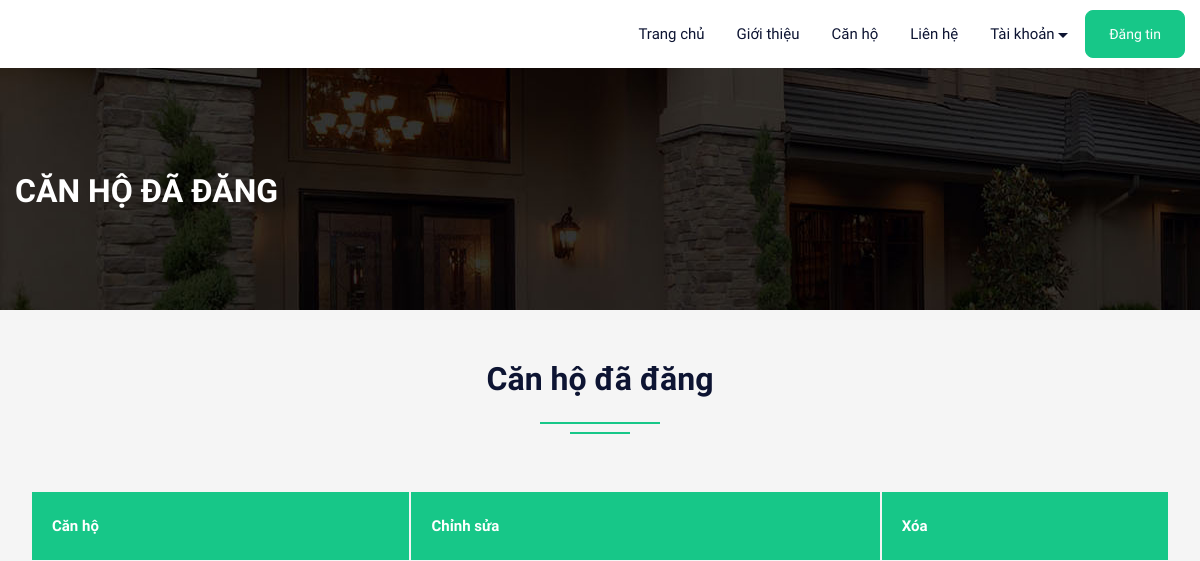
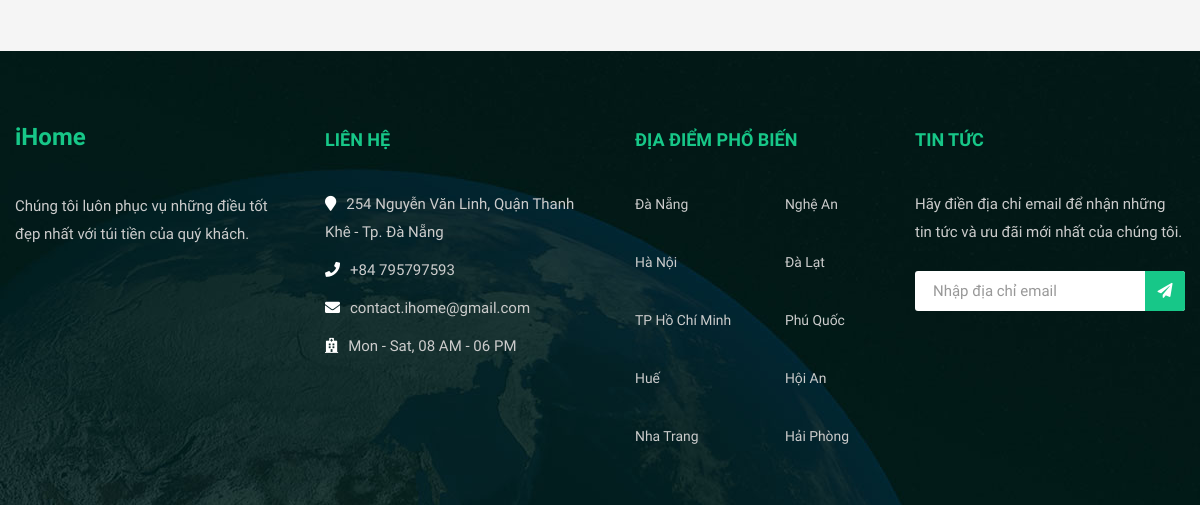
/feature.php (signed in), run on an earlier commit of the app's database (2 pictures, top to bottom).
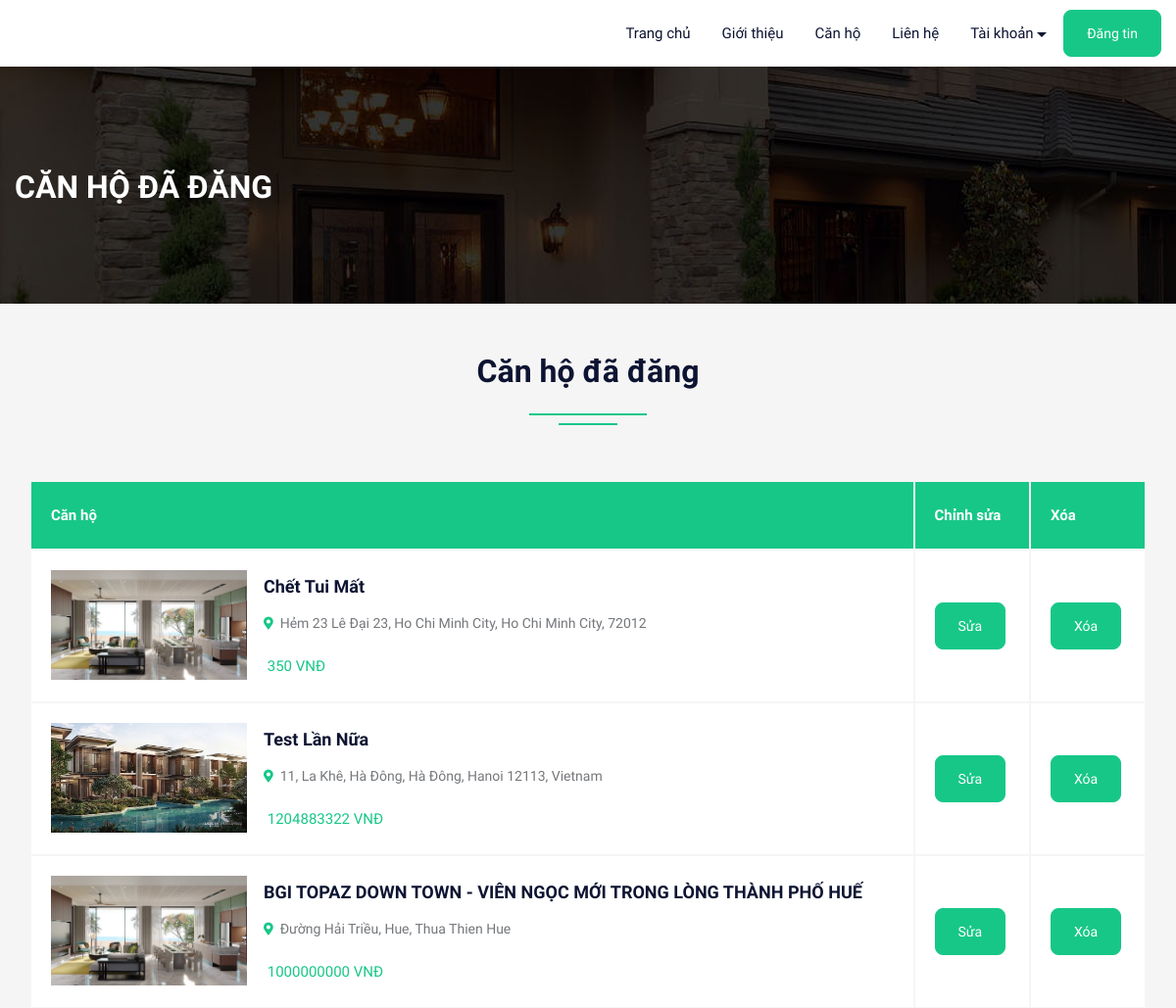
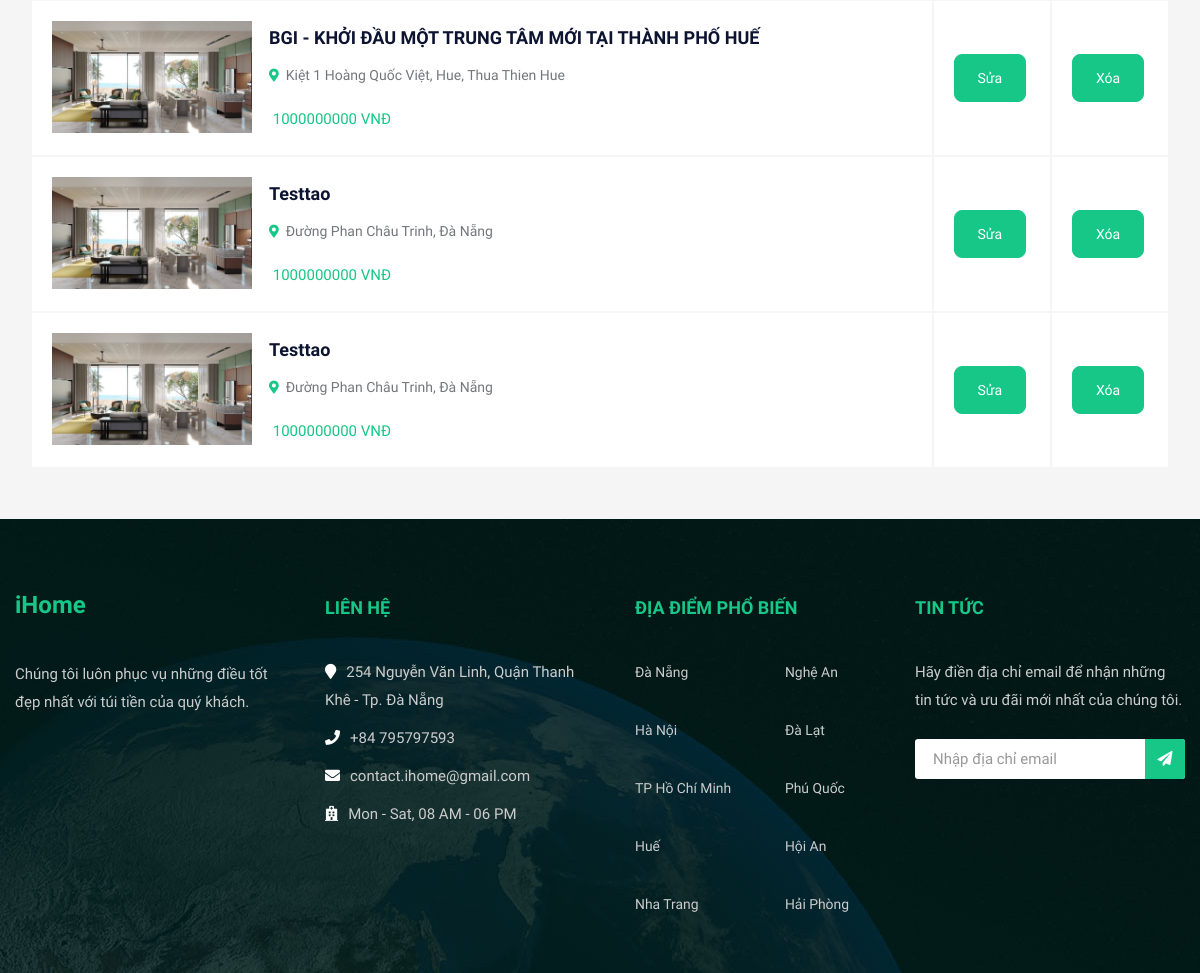
And on a later commit of the database (2 pictures, top to bottom).
### tables this page shows
CREATE TABLE `property` (
  `pid` int(50) NOT NULL,
  `title` varchar(200) NOT NULL,
  `pcontent` longtext NOT NULL,
  `type` varchar(100) NOT NULL,
  `pool` varchar(50) NOT NULL,
  `stype` varchar(100) NOT NULL,
  `bedroom` int(50) NOT NULL,
  `bathroom` int(50) NOT NULL,
  `direction` varchar(50) NOT NULL,
  `kitchen` int(50) NOT NULL,
  `parkinglot` varchar(50) NOT NULL,
  `floor` varchar(50) NOT NULL,
  `size` int(50) NOT NULL,
  `price` int(50) NOT NULL,
  `location` varchar(200) NOT NULL,
  `district` varchar(100) NOT NULL,
  `city` varchar(100) NOT NULL,
  `pimage` varchar(300) NOT NULL,
  `pimage1` varchar(300) NOT NULL,
  `pimage2` varchar(300) NOT NULL,
  `pimage3` varchar(300) NOT NULL,
  `pimage4` varchar(300) NOT NULL,
  `uid` int(50) NOT NULL,
  `status` varchar(50) NOT NULL,
  `mapimage` varchar(300) NOT NULL,
  `topmapimage` varchar(300) NOT NULL,
  `groundmapimage` varchar(300) NOT NULL,
  `security` varchar(50) NOT NULL,
  `date` datetime NOT NULL DEFAULT current_timestamp(),
  `lat` text NOT NULL,
  `long` text NOT NULL
);

### feature.php (the view, shortened to what this page needs)
<!DOCTYPE html>
<html lang="en">
<head>
<link rel="stylesheet" type="text/css" href="css/bootstrap.min.css">
<link rel="stylesheet" type="text/css" href="css/bootstrap-slider.css">
<link rel="stylesheet" type="text/css" href="css/jquery-ui.css">
<link rel="stylesheet" type="text/css" href="css/layerslider.css">
<link rel="stylesheet" type="text/css" href="css/color.css">
<link rel="stylesheet" type="text/css" href="css/owl.carousel.min.css">
<link rel="stylesheet" type="text/css" href="css/font-awesome.min.css">
<link rel="stylesheet" type="text/css" href="fonts/flaticon/flaticon.css">
<link rel="stylesheet" type="text/css" href="css/style.css">
<link rel="stylesheet" type="text/css" href="css/login.css">
</head>
<body>
<div id="page-wrapper">
    <div class="row">
		<?php include("include/header.php");?>
        <div class="banner-full-row page-banner" style="background-image:url('images/breadcromb.jpg');">
            <div class="container">
                <div class="row">
                    <div class="col-md-6">
                        <h2 class="page-name float-left text-white text-uppercase mt-1 mb-0"><b>Căn hộ đã đăng</b></h2>
                    </div>
                </div>
            </div>
        </div>
        <div class="full-row bg-gray">
            <div class="container">
                    <div class="row mb-5">
						<div class="col-lg-12">
							<h2 class="text-secondary double-down-line text-center">Căn hộ đã đăng</h2>
                        </div>
					</div>
					<table class="items-list col-lg-12" style="border-collapse:inherit;">
                        <thead>
                             <tr  class="bg-primary">
                                <th class="text-white font-weight-bolder">Căn hộ</th>
                                <th class="text-white font-weight-bolder">Chỉnh sửa</th>
								<th class="text-white font-weight-bolder">Xóa</th>
                             </tr>
                        </thead>
                        <tbody>
							<?php
							$uid=$_SESSION['uid'];
							$query=mysqli_query($con,"SELECT * FROM `property` WHERE uid='$uid'");
								while($row=mysqli_fetch_array($query))
								{
							?>
                            <tr>
                                <td>
									<img src="admin/property/<?php echo $row['18'];?>" alt="pimage">
                                    <div class="property-info d-table">
                                        <h5 class="text-secondary text-capitalize"><a href="propertydetail.php?pid=<?php echo $row['0'];?>"><?php echo $row['1'];?></a></h5>
                                        <span class="font-14 text-capitalize"><i class="fas fa-map-marker-alt text-primary font-13"></i>&nbsp; <?php echo $row['14'];?></span>
                                        <div class="price mt-3">
											<span class="text-primary">&nbsp;<?php echo $row['13'];?> VNĐ</span>
										</div>
                                    </div>
								</td>
                                <td><a class="btn btn-primary" href="submitpropertyupdate.php?id=<?php echo $row['0'];?>">Sửa</a></td>
								<td><a class="btn btn-primary" href="submitpropertydelete.php?id=<?php echo $row['0'];?>" onclick="return confirm('Bạn chắc chắn muốn xóa chứ?')">Xóa</a></td>
                            </tr>
							<?php } ?>
                        </tbody>
                    </table>
            </div>
        </div>
		<?php include("include/footer.php");?>
    </div>
</div>
</body>
</html>

### include/header.php (shortened to what this page needs)
<header id="header" class="transparent-header-modern fixed-header-bg-white w-100">
            <div class="main-nav secondary-nav hover-primary-nav py-2" style="float: right;">
                <div class="container">
                    <div class="row">
                        <div class="col-lg-12">
                            <nav class="navbar navbar-expand-lg navbar-light p-0"> <a class="navbar-brand position-relative" href="index.php">
                                <h4 class="ihome" style="margin-bottom: -4px; margin-left: -820px; font-size: 2.5rem;">iHome</h4></a>
                                <div class="collapse navbar-collapse" id="navbarSupportedContent">
                                    <ul class="navbar-nav mr-auto">
                                        <li class="nav-item dropdown"> <a class="nav-link" href="index.php" role="button" aria-haspopup="true" aria-expanded="false">Trang chủ</a></li>
										<li class="nav-item"> <a class="nav-link" href="about.php">Giới thiệu</a> </li>
										<li class="nav-item"> <a class="nav-link" href="property.php">Căn hộ</a> </li>
                                        <li class="nav-item"> <a class="nav-link" href="contact.php">Liên hệ</a> </li>
										<?php  if(isset($_SESSION['uemail']))
										{ ?>
										<li class="nav-item dropdown">
											<a class="nav-link dropdown-toggle" href="#" role="button" data-toggle="dropdown" aria-haspopup="true" aria-expanded="false">Tài khoản</a>
                                        </li>
										<?php } else { ?>
										<li class="nav-item"> <a class="nav-link" href="login.php">Đăng nhập</a> </li>
										<?php } ?>
                                    </ul>
									<a class="btn btn-primary d-none d-xl-block" href="submitproperty.php">Đăng tin</a>
                                </div>
                            </nav>
                        </div>
                    </div>
                </div>
            </div>
</header>

### include/footer.php
<footer style="background-image: url(images/footer-bg.png); padding: 64px 0 25px 0; position: relative; width: 100%;">
            <div class="container">
			<div class="row">
				<div class="col-lg-3 col-md-6 footer-widget">
					<nav class="navbar navbar-light p-0"> <a class="navbar-brand position-relative" href="index.php"><h4 class="ihome">iHome</h4></a>
					<p style="margin-top: 24px">Chúng tôi luôn phục vụ những điều tốt đẹp nhất với túi tiền của quý khách.</p>
				</div>
				<div class="col-lg-3 col-md-6 footer-widget">
					<div class="contact-widget">
						<h5 class="fw-title">LIÊN HỆ</h5>
						<p><i class="fa fa-map-marker"></i>254 Nguyễn Văn Linh, Quận Thanh Khê - Tp. Đà Nẵng</p>
						<p><i class="fa fa-phone"></i>+84 795797593</p>
						<p><i class="fa fa-envelope"></i>contact.ihome@gmail.com</p>
						<p><i class="fa fa-hospital"></i>Mon - Sat, 08 AM - 06 PM</p>
					</div>
				</div>
				<div class="col-lg-3 col-md-6 footer-widget">
					<div class="double-menu-widget">
						<h5 class="fw-title">Địa điểm phổ biến</h5>
						<ul>
							<li><a href="">Đà Nẵng</a></li>
							<li><a href="">Hà Nội</a></li>
							<li><a href="">TP Hồ Chí Minh</a></li>
							<li><a href="">Huế</a></li>
							<li><a href="">Nha Trang</a></li>
						</ul>
						<ul>
							<li><a href="">Nghệ An</a></li>
							<li><a href="">Đà Lạt</a></li>
							<li><a href="">Phú Quốc</a></li>
							<li><a href="">Hội An</a></li>
							<li><a href="">Hải Phòng</a></li>
						</ul>
					</div>
				</div>
				<div class="col-lg-3 col-md-6  footer-widget">
					<div class="newslatter-widget">
						<h5 class="fw-title">TIN TỨC</h5>
						<p>Hãy điền địa chỉ email để nhận những tin tức và ưu đãi mới nhất của chúng tôi.</p>
						<form class="footer-newslatter-form">
							<input type="text" placeholder="Nhập địa chỉ email">
							<button><i class="fa fa-paper-plane"></i></button>
						</form>
					</div>
				</div>
			</div>
		</div>
	</footer>

### css/color.css (style rules this page uses)
:root { --theme-ordinary-color: #74777b; }
:root { --theme-primary-color: #17c788; }
:root { --theme-secondary-color: #0d1432; }
:root { --theme-white-color: #fff; }
:root { --theme-light-color: #f8f8f8; }
:root { --theme-gray-color: #f5f5f5; }
:root { --theme-footer-color: #091b4b; }
:root { --theme-dark-color: #091b4b; }
:root { --text-light-color: #a3a7af; }
:root { --theme-primary-opacity-color: rgba(11, 191, 141, .8); }
:root { --theme-secondary-opacity-color: rgba(13,20,50,0.7); }
:root { --theme-white-opacity-color: rgba(255, 255, 255, 0.3); }
:root { --theme-dark-opacity-color: rgba(0, 0, 0, 0.5); }
:root { --theme-ordinary-font: 'Muli', sans-serif; }
:root { --theme-highlight-font: 'Comfortaa', cursive; }

What changed in the data, as far as the page shows it:
added property: pimage1 (picture), title "Chết Tui Mất", location "Hẻm 23 Lê Đại 23, Ho Chi Minh City, Ho Chi Minh City, 72012", price "350"
added property: pimage1 (picture), title "Test Lần Nữa", location "11, La Khê, Hà Đông, Hà Đông, Hanoi 12113, Vietnam", price "1204883322"
added property: pimage1 (picture), title "BGI TOPAZ DOWN TOWN - VIÊN NGỌC MỚI TRONG LÒNG THÀNH PHỐ HUẾ", location "Đường Hải Triều, Hue, Thua Thien Hue", price "1000000000"
added property: pimage1 (picture), title "BGI - KHỞI ĐẦU MỘT TRUNG TÂM MỚI TẠI THÀNH PHỐ HUẾ", location "Kiệt 1 Hoàng Quốc Việt, Hue, Thua Thien Hue", price "1000000000"
added property: pimage1 (picture), title "Testtao", location "Đường Phan Châu Trinh, Đà Nẵng", price "1000000000"
added property: pimage1 (picture), title "Testtao", location "Đường Phan Châu Trinh, Đà Nẵng", price "1000000000"
